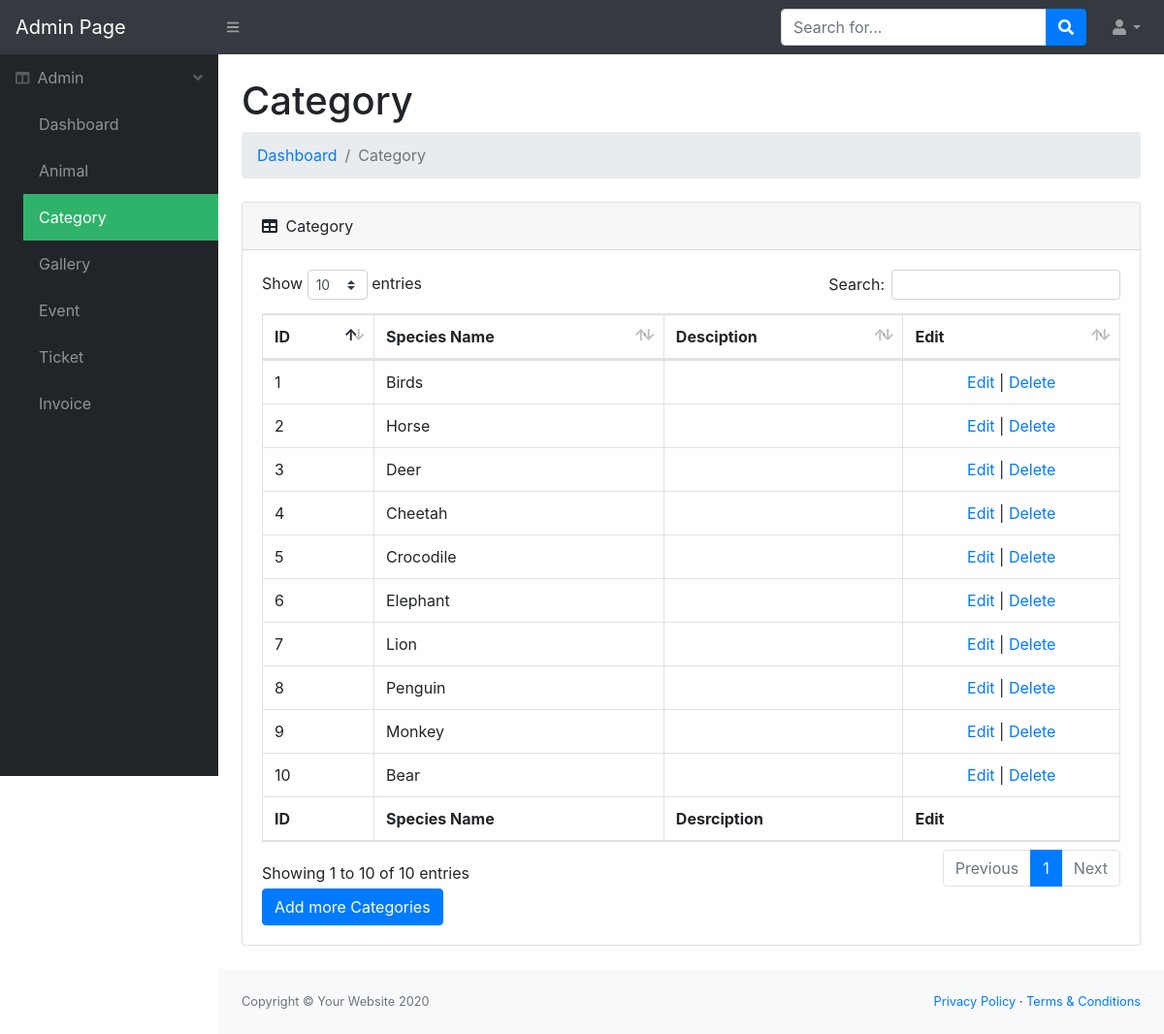
Page /admin/index.php?page=admin_category (signed in) on the committed database.
### tables this page shows
CREATE TABLE `db_category` (
  `id` int(11) NOT NULL,
  `species_name` varchar(250) NOT NULL,
  `description` varchar(250) NOT NULL
);

### admin/admin_category.php (the view, shortened to what this page needs)
<?php
require_once 'connect.php';
$result = mysqli_query($con,'select * from db_category');
 ?>
<h1 class="mt-4">Category</h1>
<ol class="breadcrumb mb-4">
<li class="breadcrumb-item"><a href="index.php">Dashboard</a></li>
<li class="breadcrumb-item active">Category</li>
</ol>
  <div class="card mb-4">
<div class="card-header">
<i class="fas fa-table mr-1"></i> Category </div>
<div class="card-body">
            <div class="table-responsive">
            <div id="dataTable_wrapper" class="dataTables_wrapper dt-bootstrap4">
<div class="row">
    <div class="col-sm-12">
<table class="table table-bordered dataTable" id="dataTable" role="grid" aria-describedby="dataTable_info" style="width: 100%;" width="100%" cellspacing="0">
<thead>
<tr role="row">
    <th class="sorting_asc" tabindex="0" aria-controls="dataTable" rowspan="1" colspan="1" style="width: 100.467px;" aria-sort="ascending" aria-label="Name: activate to sort column descending">ID</th>
    <th class="sorting" tabindex="0" aria-controls="dataTable" rowspan="1" colspan="1" style="width: 137.733px;" aria-label="Position: activate to sort column ascending">Species Name</th>
    <th class="sorting" tabindex="0" aria-controls="dataTable" rowspan="1" colspan="1" style="width: 280.55px;" aria-label="Start date: activate to sort column ascending">Desciption</th>
    <th class="sorting" tabindex="0" aria-controls="dataTable" rowspan="1" colspan="1" style="width: 119.067px;" aria-label="Salary: activate to sort column ascending">Edit</th>
</tr>
</thead>
<tfoot>
<tr><th rowspan="1" colspan="1">ID</th>
    <th rowspan="1" colspan="1">Species Name</th>
    <th rowspan="1" colspan="1">Desrciption</th>
    <th rowspan="1" colspan="1">Edit</th>
</tr>
</tfoot>
    <tbody>
<?php
$odd = 'odd';
$even = 'even';
while ($cate = mysqli_fetch_array($result)) {
    $i = 0;
    $even_odd = ($i/2==0) ? $odd : $even;
    ?>
            <tr role="row" class="<?= $even_odd ?>">
                <td><?= $cate['id'] ?></td>
                <td><?= $cate['species_name'] ?></td>
                <td><?= $cate['description'] ?></td>
                <td align="center"><a href="index.php?page=admin_category_edit&id=<?= $cate['id']; ?>">Edit</a> |
                <a onclick="return confirm('Are you really want to delete it??')" href="index.php?page=admin_category&id=<?= $cate['id']?>&action=deleteCate">Delete</a>
                </td>
            </tr>
    <?php } ?>
</tbody>
</table>
</div>
</div>
    </div>
    </div>
    	<div>
    		<button onclick="showAdd()" class="btn btn-primary">Add more Categories</button>
    	</div>
    </div>
</div>

### admin/css/style1.css (style rules this page uses)
svg:not(:root).svg-inline--fa { overflow: visible }
.svg-inline--fa { display: inline-block; font-size: inherit; height: 1em; overflow: visible; vertical-align: -.125em }
.svg-inline--fa.fa-w-16 { width: 1em }

### admin/css/styleTable.css (style rules this page uses)
table.dataTable { clear: both; margin-top: 6px !important; margin-bottom: 6px !important; max-width: none !important; border-collapse: separate !important; border-spacing: 0 }
table.dataTable td, table.dataTable th { -webkit-box-sizing: content-box; box-sizing: content-box }
table.dataTable thead>tr>th.sorting_asc, table.dataTable thead>tr>th.sorting_desc, table.dataTable thead>tr>th.sorting, table.dataTable thead>tr>td.sorting_asc, table.dataTable thead>tr>td.sorting_desc, table.dataTable thead>tr>td.sorting { padding-right: 30px }
table.dataTable thead .sorting, table.dataTable thead .sorting_asc, table.dataTable thead .sorting_desc, table.dataTable thead .sorting_asc_disabled, table.dataTable thead .sorting_desc_disabled { cursor: pointer; position: relative }
table.dataTable thead .sorting:before, table.dataTable thead .sorting:after, table.dataTable thead .sorting_asc:before, table.dataTable thead .sorting_asc:after, table.dataTable thead .sorting_desc:before, table.dataTable thead .sorting_desc:after, table.dataTable thead .sorting_asc_disabled:before, table.dataTable thead .sorting_asc_disabled:after, table.dataTable thead .sorting_desc_disabled:before, table.dataTable thead .sorting_desc_disabled:after { position: absolute; bottom: 0.9em; display: block; opacity: 0.3 }
table.dataTable thead .sorting:before, table.dataTable thead .sorting_asc:before, table.dataTable thead .sorting_desc:before, table.dataTable thead .sorting_asc_disabled:before, table.dataTable thead .sorting_desc_disabled:before { right: 1em; content: "\2191" }
table.dataTable thead .sorting:after, table.dataTable thead .sorting_asc:after, table.dataTable thead .sorting_desc:after, table.dataTable thead .sorting_asc_disabled:after, table.dataTable thead .sorting_desc_disabled:after { right: 0.5em; content: "\2193" }
table.dataTable thead .sorting_asc:before, table.dataTable thead .sorting_desc:after { opacity: 1 }
table.table-bordered.dataTable th, table.table-bordered.dataTable td { border-left-width: 0 }
table.table-bordered.dataTable th:last-child, table.table-bordered.dataTable th:last-child, table.table-bordered.dataTable td:last-child, table.table-bordered.dataTable td:last-child { border-right-width: 0 }
table.table-bordered.dataTable tbody th, table.table-bordered.dataTable tbody td { border-bottom-width: 0 }
div.table-responsive>div.dataTables_wrapper>div.row { margin: 0 }
div.table-responsive>div.dataTables_wrapper>div.row>div[class^="col-"]:first-child { padding-left: 0 }
div.table-responsive>div.dataTables_wrapper>div.row>div[class^="col-"]:last-child { padding-right: 0 }

### rows in the picture
db_category: id "1", species_name "Birds"
db_category: id "2", species_name "Horse"
db_category: id "3", species_name "Deer"
db_category: id "4", species_name "Cheetah"
db_category: id "5", species_name "Crocodile"
db_category: id "6", species_name "Elephant"
db_category: id "7", species_name "Lion"
db_category: id "8", species_name "Penguin"
db_category: id "9", species_name "Monkey"
db_category: id "10", species_name "Bear"
